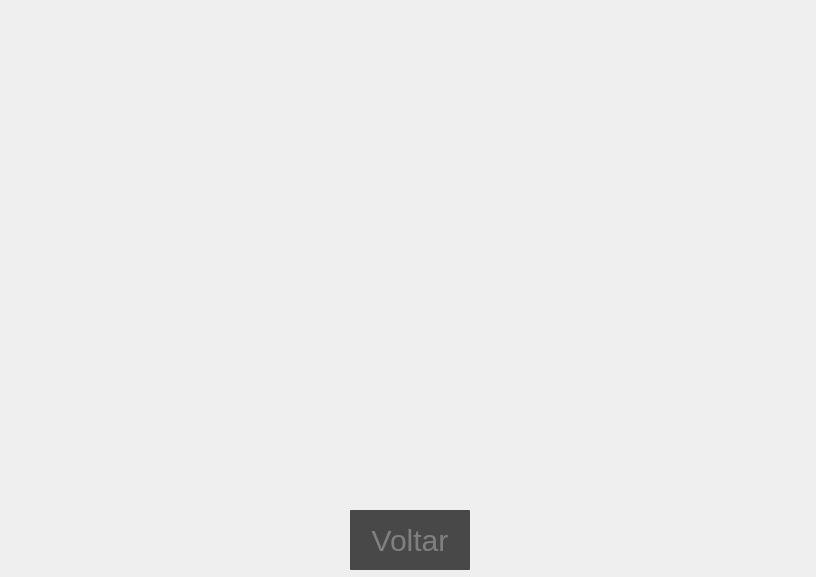
<?xml version="1.0" encoding="UTF-8"?>
<ui version="4.0">
 <class>quadro</class>
 <widget class="QMainWindow" name="quadro">
  <property name="enabled">
   <bool>true</bool>
  </property>
  <property name="geometry">
   <rect>
    <x>0</x>
    <y>0</y>
    <width>816</width>
    <height>577</height>
   </rect>
  </property>
  <property name="minimumSize">
   <size>
    <width>816</width>
    <height>577</height>
   </size>
  </property>
  <property name="maximumSize">
   <size>
    <width>816</width>
    <height>577</height>
   </size>
  </property>
  <property name="windowTitle">
   <string>Jogo</string>
  </property>
  <widget class="QWidget" name="quadro1">
   <widget class="QLabel" name="label">
    <property name="geometry">
     <rect>
      <x>0</x>
      <y>0</y>
      <width>816</width>
      <height>577</height>
     </rect>
    </property>
    <property name="minimumSize">
     <size>
      <width>816</width>
      <height>577</height>
     </size>
    </property>
    <property name="maximumSize">
     <size>
      <width>816</width>
      <height>577</height>
     </size>
    </property>
    <property name="text">
     <string/>
    </property>
    <property name="pixmap">
     <pixmap resource="../../imagens/Sala/Sala.qrc">:/png/quadro.png</pixmap>
    </property>
    <property name="scaledContents">
     <bool>true</bool>
    </property>
   </widget>
   <widget class="QPushButton" name="voltar">
    <property name="geometry">
     <rect>
      <x>350</x>
      <y>510</y>
      <width>120</width>
      <height>60</height>
     </rect>
    </property>
    <property name="minimumSize">
     <size>
      <width>120</width>
      <height>60</height>
     </size>
    </property>
    <property name="styleSheet">
     <string notr="true">border-radius: 1px;
background-color: rgba(0, 0, 0, 0.7);
color: grey;
font-size: 30px;</string>
    </property>
    <property name="text">
     <string>Voltar</string>
    </property>
   </widget>
  </widget>
 </widget>
 <resources>
  <include location="../../imagens/Sala/Sala.qrc"/>
 </resources>
 <connections/>
</ui>
